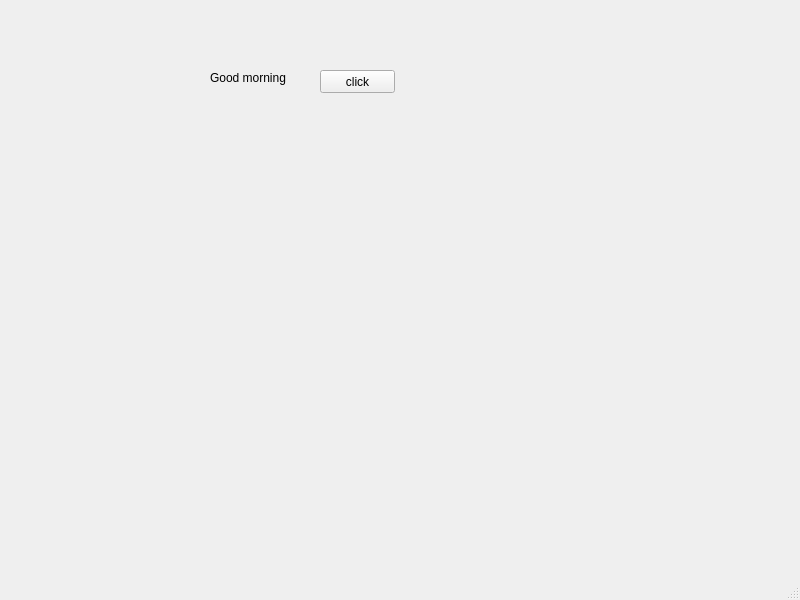
<?xml version="1.0" encoding="UTF-8"?>
<ui version="4.0">
 <class>MainWindow</class>
 <widget class="QMainWindow" name="MainWindow">
  <property name="geometry">
   <rect>
    <x>0</x>
    <y>0</y>
    <width>800</width>
    <height>600</height>
   </rect>
  </property>
  <property name="windowTitle">
   <string>MainWindow</string>
  </property>
  <widget class="QWidget" name="centralwidget">
   <widget class="QLabel" name="lbl">
    <property name="geometry">
     <rect>
      <x>210</x>
      <y>70</y>
      <width>91</width>
      <height>16</height>
     </rect>
    </property>
    <property name="text">
     <string>Good morning</string>
    </property>
   </widget>
   <widget class="QPushButton" name="pb">
    <property name="geometry">
     <rect>
      <x>320</x>
      <y>70</y>
      <width>75</width>
      <height>23</height>
     </rect>
    </property>
    <property name="text">
     <string>click</string>
    </property>
   </widget>
  </widget>
  <widget class="QMenuBar" name="menubar">
   <property name="geometry">
    <rect>
     <x>0</x>
     <y>0</y>
     <width>800</width>
     <height>21</height>
    </rect>
   </property>
  </widget>
  <widget class="QStatusBar" name="statusbar"/>
 </widget>
 <resources/>
 <connections/>
</ui>
